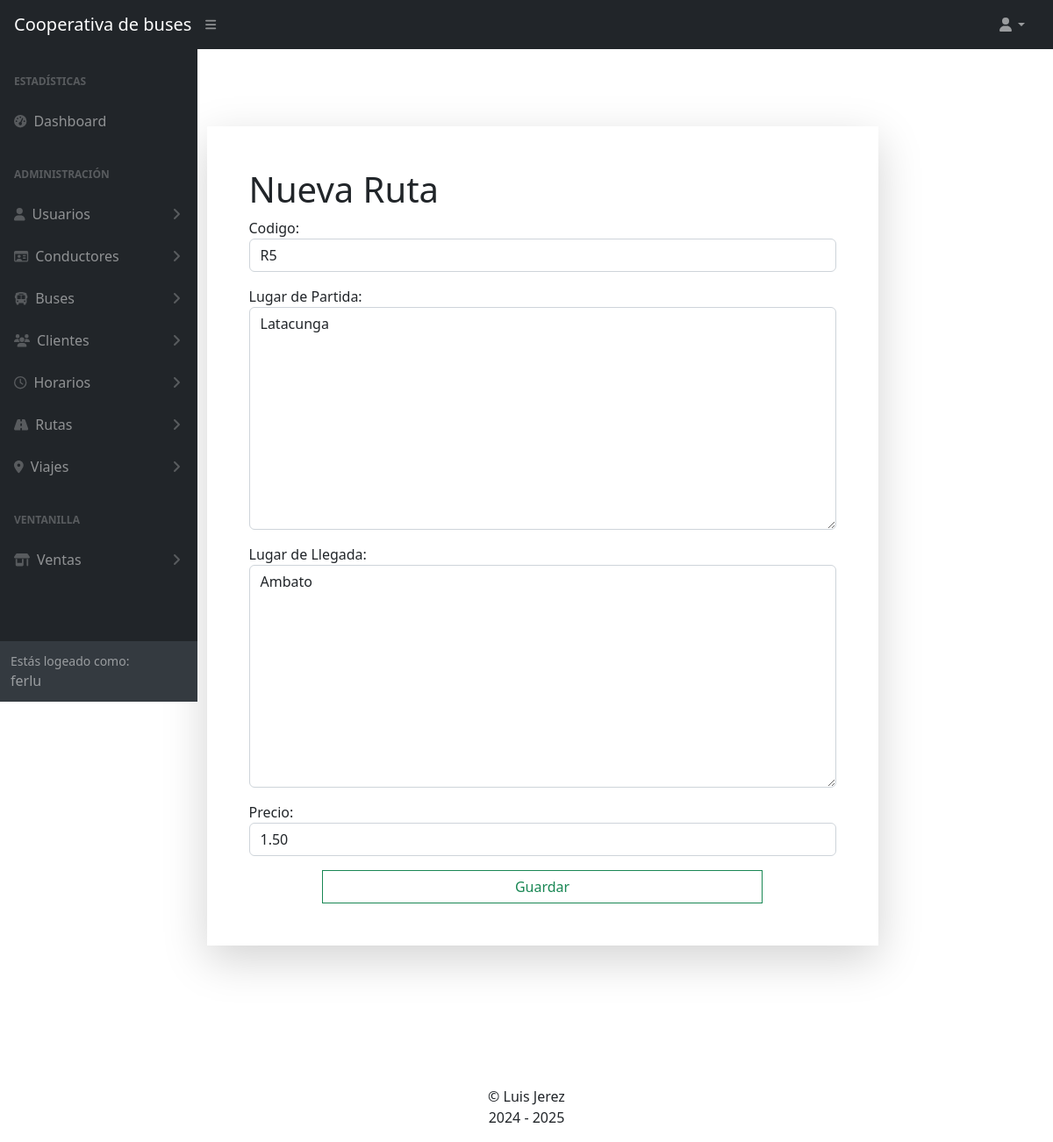
The page /rutas/administracion/editar/5 (signed in) on the database its author committed.
### Apps/rutas/models.py (models this page shows, shortened)
class Ruta(models.Model):
    id = models.BigAutoField(primary_key=True)
    codigo = models.CharField(max_length=10, unique=True)
    partida = models.TextField(verbose_name='Lugar de Partida')
    destino = models.TextField(verbose_name='Lugar de Llegada')
    precio = models.DecimalField(verbose_name='Precio', default=0.3, max_digits=4, decimal_places=2)

### Apps/rutas/views.py (the view)
# urls.py: path('administracion/editar/<int:id>', views.editar),
@staff_member_required(login_url='/usuarios/login/')
def editar(request, id):
    ruta = Ruta.objects.get(id=id)
    form = RutaForm(instance=ruta)
    if request.method == 'POST':
        try:
            form = RutaForm(request.POST, instance = ruta)
            if form.is_valid():
                form.save()
                messages.success(request, 'Se editó con éxito la ruta')
            else:
                messages.warning(request, 'Rellena los campos adecuadamente')
        except Exception as e:
            messages.error(request, e)
            return render(request, 'administracion_rutas.html', {'formulario':form,
                                                               'titulo':'Administración de RUTAS'})
        return redirect('/rutas/')
    else:
        return render(request, 'administracion_rutas.html', {'formulario':form,
                                                       'titulo':'Administración de RUTAS'})

### Apps/rutas/models.py
class RutaForm(forms.ModelForm):
    class Meta:
        model = Ruta
        fields = '__all__'
        widgets={
            'codigo': forms.TextInput(attrs={'class':'form-control'}),
            'partida': forms.Textarea(attrs={'class':'form-control'}),
            'destino': forms.Textarea(attrs={'class':'form-control'}),
            'precio': forms.NumberInput(attrs={'class':'form-control', 'step':0.1, 'type':'number'})
        }

### Apps/rutas/templates/administracion_rutas.html (shortened to what this page needs)
{% extends 'base.html' %}
{% block body %}
<div class="container-lg m-5 p-5">
    <div class="container-sm d-flex justify-content-center align-items-center" >
        <div class="shadow-lg w-75 p-5 m-5 bg-body-secondary">
            <h1 class="h1">Nueva Ruta</h1>
            <form method="post">
                {{formulario.as_p}}
                <div class="d-flex justify-content-center align-items-center">
                    <button type="submit" class="rounded-0 btn btn-outline-success w-75">Guardar</button>
                </div>
            </form>
        </div>
    </div>
</div>
{% endblock %}

### Apps/web/templates/base.html (shortened to what this page needs)
{% load static %}
<!DOCTYPE html>
<html lang="es" data-bs-theme="light">
<head>
    <link rel="stylesheet" href="{% static 'css/styles.css' %}">
    <link rel="stylesheet" href="https://cdnjs.cloudflare.com/ajax/libs/izitoast/1.4.0/css/iziToast.min.css"
 />
    <link href="https://cdn.jsdelivr.net/npm/select2@4.1.0-rc.0/dist/css/select2.min.css" rel="stylesheet" />
    <link rel="stylesheet" href="https://cdn.datatables.net/2.2.1/css/dataTables.bootstrap5.css">
    <link rel="stylesheet" href="https://cdn.datatables.net/buttons/3.2.0/css/buttons.bootstrap5.css">
</head>
<body class="sb-nav-fixed">
    <nav class="sb-topnav navbar navbar-expand navbar-dark bg-dark">
        <a class="navbar-brand ps-3" href="/">Cooperativa de buses</a>
        <button class="btn btn-link btn-sm order-1 order-lg-0 me-4 me-lg-0" id="sidebarToggle" href="#!"><i class="fas fa-bars"></i></button>
        {% if user.is_authenticated %}
        <ul class="navbar-nav ms-auto ms-md-0 me-3 me-lg-4">
            <li class="nav-item dropdown">
                <a class="nav-link dropdown-toggle" id="navbarDropdown" href="#" role="button" data-bs-toggle="dropdown" aria-expanded="false"><i class="fas fa-user fa-fw"></i></a>
            </li>
        </ul>
        {% endif %}
    </nav>
    <div id="layoutSidenav">
        <div id="layoutSidenav_nav">
            <nav class="sb-sidenav accordion sb-sidenav-dark" id="sidenavAccordion">
                <div class="sb-sidenav-menu">
                    <div class="nav">
                        <div class="sb-sidenav-menu-heading">Estadísticas</div>
                        <a class="nav-link" href="/">
                            <div class="sb-nav-link-icon"><i class="fas fa-tachometer-alt"></i></div>
                            Dashboard
                        </a>
                        <div class="sb-sidenav-menu-heading">Administración</div>
                        <a class="nav-link collapsed" href="#" data-bs-toggle="collapse" data-bs-target="#collapseLayouts" aria-expanded="false" aria-controls="collapseLayouts">
                            <div class="sb-nav-link-icon"><i class="fas fa-user"></i></div>
                            Usuarios
                            <div class="sb-sidenav-collapse-arrow"><i class="fas fa-angle-down"></i></div>
                        </a>
                        <a class="nav-link collapsed" href="#" data-bs-toggle="collapse" data-bs-target="#conductores" aria-expanded="false" aria-controls="collapseLayouts">
                            <div class="sb-nav-link-icon"><i class="fa-regular fa-id-card"></i></div>
                            Conductores
                            <div class="sb-sidenav-collapse-arrow"><i class="fas fa-angle-down"></i></div>
                        </a>
                        <a class="nav-link collapsed" href="#" data-bs-toggle="collapse" data-bs-target="#buses" aria-expanded="false" aria-controls="collapseLayouts">
                            <div class="sb-nav-link-icon"><i class="fa-solid fa-bus"></i></div>
                            Buses
                            <div class="sb-sidenav-collapse-arrow"><i class="fas fa-angle-down"></i></div>
                        </a>
                        <a class="nav-link collapsed" href="#" data-bs-toggle="collapse" data-bs-target="#clientes" aria-expanded="false" aria-controls="collapseLayouts">
                            <div class="sb-nav-link-icon"><i class="fa fa-users"></i></div>
                            Clientes
                            <div class="sb-sidenav-collapse-arrow"><i class="fas fa-angle-down"></i></div>
                        </a>
                        <a class="nav-link collapsed" href="#" data-bs-toggle="collapse" data-bs-target="#horarios" aria-expanded="false" aria-controls="collapseLayouts">
                            <div class="sb-nav-link-icon"><i class="fa-regular fa-clock"></i></div>
                            Horarios
                            <div class="sb-sidenav-collapse-arrow"><i class="fas fa-angle-down"></i></div>
                        </a>
                        <a class="nav-link collapsed" href="#" data-bs-toggle="collapse" data-bs-target="#rutas" aria-expanded="false" aria-controls="collapseLayouts">
                            <div class="sb-nav-link-icon"><i class="fa-solid fa-road"></i></div>
                            Rutas
                            <div class="sb-sidenav-collapse-arrow"><i class="fas fa-angle-down"></i></div>
                        </a>
                        <a class="nav-link collapsed" href="#" data-bs-toggle="collapse" data-bs-target="#viajes" aria-expanded="false" aria-controls="collapseLayouts">
                            <div class="sb-nav-link-icon"><i class="fa-solid fa-location-dot"></i></div>
                            Viajes
                            <div class="sb-sidenav-collapse-arrow"><i class="fas fa-angle-down"></i></div>
                        </a>
                        <div class="sb-sidenav-menu-heading">Ventanilla</div>
                        <a class="nav-link collapsed" href="#" data-bs-toggle="collapse" data-bs-target="#ventas" aria-expanded="false" aria-controls="collapseLayouts">
                            <div class="sb-nav-link-icon"><i class="fa-solid fa-shop"></i></div>
                            Ventas
                            <div class="sb-sidenav-collapse-arrow"><i class="fas fa-angle-down"></i></div>
                        </a>
                    </div>
                </div>
                {% if user.is_authenticated %}
                <div class="sb-sidenav-footer">
                    <div class="small">Estás logeado como: </div>
                    {{user}}
                </div>
                {% endif %}
            </nav>
        </div>
    </div>
    <div class="layoutSidenav_content">
        {% block body %}
        {% endblock %}
    </div>
</body>
<footer>
    <div class="row d-flex justify-content-center">
        <div class="col-12 m-3 text-center">
            &copy; Luis Jerez
            <br>
            2024 - 2025
        </div>
    </div>
</footer>
</html>

### rows shown on the page
Ruta: codigo "R5", partida "Latacunga", destino "Ambato", precio "1.50"

### other values the page prints
{{ user }} "ferlu"
